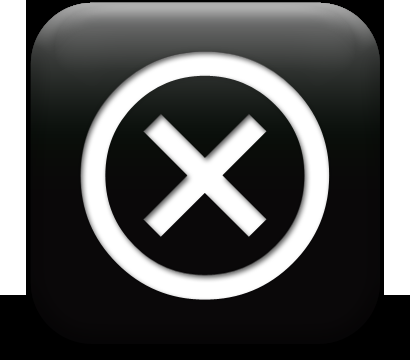
%> input picture modified coil/Coil_10_72/close1.png, 410 x 360 px
$ octave --eval "result = seg(imread('close1.png'));"   (GNU Octave 9; MATLAB toolbox functions it lacks are replaced by stand-ins)
%> lines starting %> are read from the running program, lines starting %| are printed output that depends on the picture; in (x1, y1, x2, y2) boxes, pixels count from 0 and x2, y2 are one past the last pixel; in counts of white or black regions, pixels touching at a corner belong together; the program's own positions count from 1
function [ rgb,rgb1 ] = seg( inputimage )
J = inputimage;
%> J is the input picture: size 360x410x3 uint8; mean R, G, B 85.3, 85.5, 85.1
close all;
i=1;
while i<=3
I=J(:,:,i);%splitting into red,green and blue bands

[junk threshold] = edge(I, 'sobel');%Find edges in grayscale image using sobel
f = 0.3;
BWs = edge(I,'sobel', threshold * f);%tune the threshold value and calculate edges again to get binary mask

se90 = strel('line', 3, 90);%creating vertical structuring element
se0 = strel('line', 3, 0);%creating horizontal structuring element
BWsdil = imdilate(BWs, [se90 se0]);%dilation using both se

BWdfill = imfill(BWsdil, 'holes');%filling holes

seD = strel('diamond',1);%creating daimond structuring element
BWfinal = imerode(BWdfill,seD);%smoothing the mask
BWfinal = imerode(BWfinal,seD);%smoothing the mask

Segout = I;
Segout1 = I;
Segout(BWfinal) = 0;
if i == 1
    imr=Segout;
end
if i == 2
    img=Segout;
end
if i==3
    imb=Segout;
end


Segout1(~BWfinal) = 0;
if i == 1
    imr1=Segout1;
end
if i == 2
    img1=Segout1;
end
if i==3
    imb1=Segout1;
end

i=i+1;
end
%> this loop made 3 passes
%> pass 1, in seg, `[junk threshold] = edge(I, 'sobel');`:
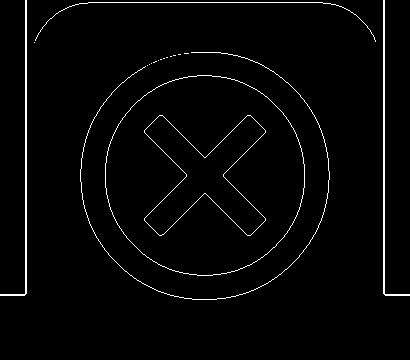
%> junk: size 360x410 logical; 2.2% white in thin lines or dots, all inside (x1, y1, x2, y2) = (0, 0, 410, 300)
%> pass 1, in seg, `BWs = edge(I,'sobel', threshold * f);`:
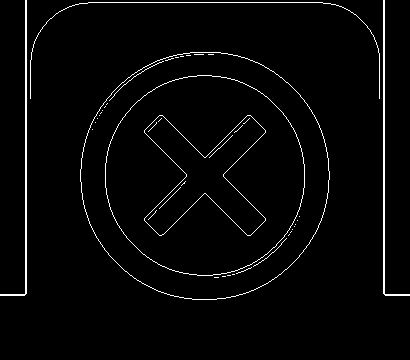
%> BWs: size 360x410 logical; 2.5% white in thin lines or dots, all inside (x1, y1, x2, y2) = (0, 0, 410, 300)
%> pass 1, in seg, `BWsdil = imdilate(BWs, [se90 se0]);`:
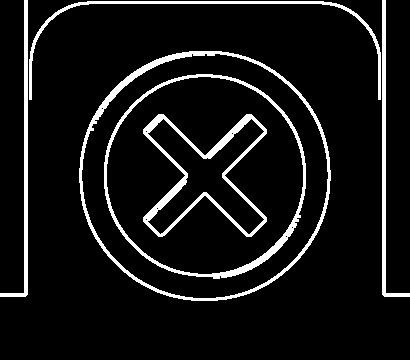
%> BWsdil: size 360x410 logical; 8.2% white; 6 white regions, box (x1, y1, x2, y2) and area: (79, 51, 331, 301) 3055, (143, 114, 267, 237) 2507, (104, 74, 306, 279) 2477, (29, 1, 381, 100) 1560, (0, 0, 28, 297) 1281, (382, 0, 410, 297) 1281
%> after the loop:
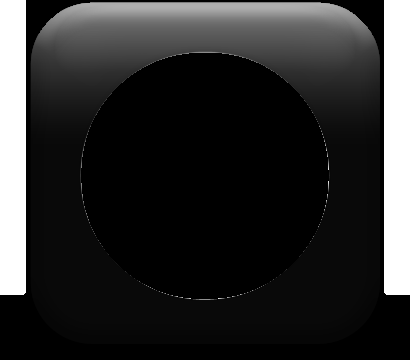
%> Segout: size 360x410 uint8; min 0, max 255, mean 44.5
%> after the loop:
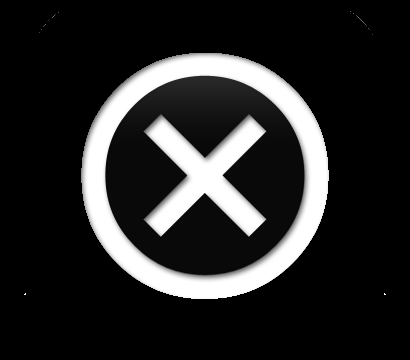
%> Segout1: size 360x410 uint8; min 0, max 255, mean 40.6
%> after the loop, i = 4
rgb=cat(3,imr,img,imb);%background image
% figure;
% imshow(rgb);
rgb1=cat(3,imr1,img1,imb1);%foreground image
% figure;imshow(rgb1);


end
